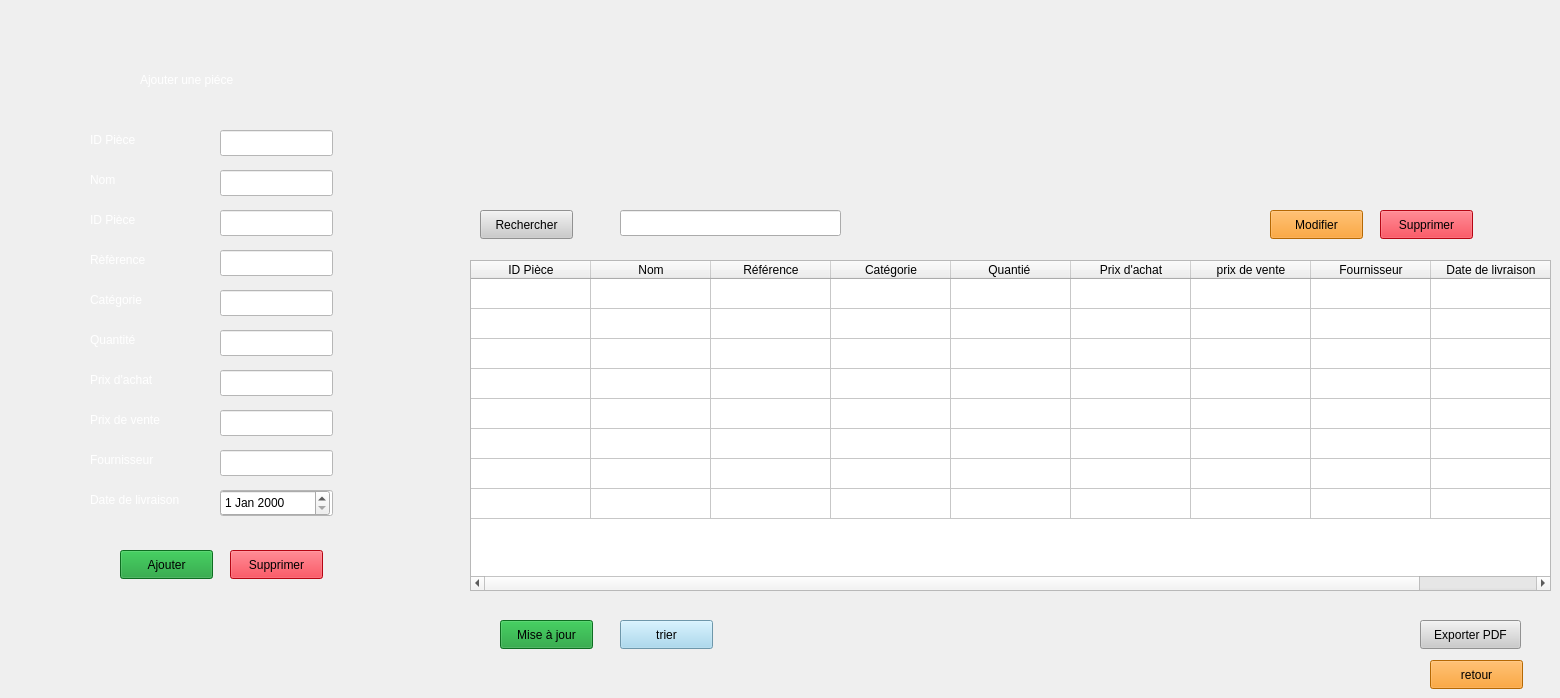
    <widget class="QWidget" name="page_6">
     <widget class="QLabel" name="label_18">
      <property name="geometry">
       <rect>
        <x>140</x>
        <y>70</y>
        <width>141</width>
        <height>20</height>
       </rect>
      </property>
      <property name="styleSheet">
       <string notr="true">color: rgb(255, 255, 255);</string>
      </property>
      <property name="text">
       <string>Ajouter une piéce</string>
      </property>
     </widget>
     <widget class="QPushButton" name="retour_5">
      <property name="geometry">
       <rect>
        <x>1430</x>
        <y>660</y>
        <width>93</width>
        <height>29</height>
       </rect>
      </property>
      <property name="styleSheet">
       <string notr="true">background-color: rgb(253, 145, 4);</string>
      </property>
      <property name="text">
       <string>retour</string>
      </property>
     </widget>
     <widget class="QPushButton" name="pushButton_3">
      <property name="geometry">
       <rect>
        <x>1270</x>
        <y>210</y>
        <width>93</width>
        <height>29</height>
       </rect>
      </property>
      <property name="styleSheet">
       <string notr="true">background-color: rgb(253, 145, 4);</string>
      </property>
      <property name="text">
       <string>Modifier</string>
      </property>
     </widget>
     <widget class="QPushButton" name="pushButton_11">
      <property name="geometry">
       <rect>
        <x>230</x>
        <y>550</y>
        <width>93</width>
        <height>29</height>
       </rect>
      </property>
      <property name="styleSheet">
       <string notr="true">background-color: rgb(253, 7, 27);</string>
      </property>
      <property name="text">
       <string>Supprimer</string>
      </property>
     </widget>
     <widget class="QLineEdit" name="lineEdit_20">
      <property name="geometry">
       <rect>
        <x>220</x>
        <y>490</y>
        <width>113</width>
        <height>26</height>
       </rect>
      </property>
      <property name="styleSheet">
       <string notr="true">background-color: rgb(255, 255, 255);</string>
      </property>
     </widget>
     <widget class="QPushButton" name="pushButton_2">
      <property name="geometry">
       <rect>
        <x>1380</x>
        <y>210</y>
        <width>93</width>
        <height>29</height>
       </rect>
      </property>
      <property name="styleSheet">
       <string notr="true">background-color: rgb(253, 7, 27);</string>
      </property>
      <property name="text">
       <string>Supprimer</string>
      </property>
     </widget>
     <widget class="QLabel" name="label_11">
      <property name="geometry">
       <rect>
        <x>90</x>
        <y>330</y>
        <width>71</width>
        <height>20</height>
       </rect>
      </property>
      <property name="styleSheet">
       <string notr="true">color: rgb(255, 255, 255);</string>
      </property>
      <property name="text">
       <string>Quantité</string>
      </property>
     </widget>
     <widget class="QLineEdit" name="lineEdit_11">
      <property name="geometry">
       <rect>
        <x>220</x>
        <y>130</y>
        <width>113</width>
        <height>26</height>
       </rect>
      </property>
      <property name="styleSheet">
       <string notr="true">background-color: rgb(255, 255, 255);</string>
      </property>
     </widget>
     <widget class="QLabel" name="label_13">
      <property name="geometry">
       <rect>
        <x>90</x>
        <y>450</y>
        <width>101</width>
        <height>20</height>
       </rect>
      </property>
      <property name="styleSheet">
       <string notr="true">color: rgb(255, 255, 255);</string>
      </property>
      <property name="text">
       <string>Fournisseur</string>
      </property>
     </widget>
     <widget class="QLineEdit" name="lineEdit_12">
      <property name="geometry">
       <rect>
        <x>220</x>
        <y>210</y>
        <width>113</width>
        <height>26</height>
       </rect>
      </property>
      <property name="styleSheet">
       <string notr="true">background-color: rgb(255, 255, 255);</string>
      </property>
     </widget>
     <widget class="QLineEdit" name="lineEdit_16">
      <property name="geometry">
       <rect>
        <x>220</x>
        <y>330</y>
        <width>113</width>
        <height>26</height>
       </rect>
      </property>
      <property name="styleSheet">
       <string notr="true">background-color: rgb(255, 255, 255);</string>
      </property>
     </widget>
     <widget class="QLineEdit" name="lineEdit_15">
      <property name="geometry">
       <rect>
        <x>220</x>
        <y>290</y>
        <width>113</width>
        <height>26</height>
       </rect>
      </property>
      <property name="styleSheet">
       <string notr="true">background-color: rgb(255, 255, 255);</string>
      </property>
     </widget>
     <widget class="QLineEdit" name="lineEdit_18">
      <property name="geometry">
       <rect>
        <x>220</x>
        <y>410</y>
        <width>113</width>
        <height>26</height>
       </rect>
      </property>
      <property name="styleSheet">
       <string notr="true">background-color: rgb(255, 255, 255);</string>
      </property>
     </widget>
     <widget class="QPushButton" name="pushButton">
      <property name="geometry">
       <rect>
        <x>500</x>
        <y>620</y>
        <width>93</width>
        <height>29</height>
       </rect>
      </property>
      <property name="styleSheet">
       <string notr="true">background-color: rgb(18, 153, 45);</string>
      </property>
      <property name="text">
       <string>Mise à jour</string>
      </property>
     </widget>
     <widget class="QLineEdit" name="lineEdit_7">
      <property name="geometry">
       <rect>
        <x>620</x>
        <y>210</y>
        <width>221</width>
        <height>26</height>
       </rect>
      </property>
     </widget>
     <widget class="QLabel" name="label_16">
      <property name="geometry">
       <rect>
        <x>90</x>
        <y>490</y>
        <width>111</width>
        <height>20</height>
       </rect>
      </property>
      <property name="styleSheet">
       <string notr="true">color: rgb(255, 255, 255);</string>
      </property>
      <property name="text">
       <string>Date de livraison</string>
      </property>
     </widget>
     <widget class="QLineEdit" name="lineEdit_17">
      <property name="geometry">
       <rect>
        <x>220</x>
        <y>370</y>
        <width>113</width>
        <height>26</height>
       </rect>
      </property>
      <property name="styleSheet">
       <string notr="true">background-color: rgb(255, 255, 255);</string>
      </property>
     </widget>
     <widget class="QLabel" name="label_12">
      <property name="geometry">
       <rect>
        <x>90</x>
        <y>210</y>
        <width>71</width>
        <height>20</height>
       </rect>
      </property>
      <property name="styleSheet">
       <string notr="true">color: rgb(255, 255, 255);</string>
      </property>
      <property name="text">
       <string>ID Pièce</string>
      </property>
     </widget>
     <widget class="QLabel" name="label_14">
      <property name="geometry">
       <rect>
        <x>1210</x>
        <y>50</y>
        <width>121</width>
        <height>111</height>
       </rect>
      </property>
      <property name="text">
       <string/>
      </property>
     </widget>
     <widget class="QPushButton" name="pushButton_10">
      <property name="geometry">
       <rect>
        <x>480</x>
        <y>210</y>
        <width>93</width>
        <height>29</height>
       </rect>
      </property>
      <property name="styleSheet">
       <string notr="true">background-color: rgb(203, 203, 203);</string>
      </property>
      <property name="text">
       <string>Rechercher</string>
      </property>
     </widget>
     <widget class="QLineEdit" name="lineEdit_13">
      <property name="geometry">
       <rect>
        <x>220</x>
        <y>170</y>
        <width>113</width>
        <height>26</height>
       </rect>
      </property>
      <property name="styleSheet">
       <string notr="true">background-color: rgb(255, 255, 255);</string>
      </property>
     </widget>
     <widget class="QDateEdit" name="dateEdit_3">
      <property name="geometry">
       <rect>
        <x>220</x>
        <y>490</y>
        <width>110</width>
        <height>26</height>
       </rect>
      </property>
     </widget>
     <widget class="QLabel" name="label_15">
      <property name="geometry">
       <rect>
        <x>90</x>
        <y>290</y>
        <width>71</width>
        <height>20</height>
       </rect>
      </property>
      <property name="styleSheet">
       <string notr="true">color: rgb(255, 255, 255);</string>
      </property>
      <property name="text">
       <string>Catégorie </string>
      </property>
     </widget>
     <widget class="QLabel" name="label_21">
      <property name="geometry">
       <rect>
        <x>90</x>
        <y>410</y>
        <width>101</width>
        <height>20</height>
       </rect>
      </property>
      <property name="styleSheet">
       <string notr="true">color: rgb(255, 255, 255);</string>
      </property>
      <property name="text">
       <string>Prix de vente</string>
      </property>
     </widget>
     <widget class="QLineEdit" name="lineEdit_19">
      <property name="geometry">
       <rect>
        <x>220</x>
        <y>450</y>
        <width>113</width>
        <height>26</height>
       </rect>
      </property>
      <property name="styleSheet">
       <string notr="true">background-color: rgb(255, 255, 255);</string>
      </property>
     </widget>
     <widget class="QPushButton" name="pushButton_4">
      <property name="geometry">
       <rect>
        <x>120</x>
        <y>550</y>
        <width>93</width>
        <height>29</height>
       </rect>
      </property>
      <property name="styleSheet">
       <string notr="true">background-color: rgb(18, 153, 45);</string>
      </property>
      <property name="text">
       <string>Ajouter</string>
      </property>
     </widget>
     <widget class="QLabel" name="label_17">
      <property name="geometry">
       <rect>
        <x>90</x>
        <y>370</y>
        <width>91</width>
        <height>20</height>
       </rect>
      </property>
      <property name="styleSheet">
       <string notr="true">color: rgb(255, 255, 255);</string>
      </property>
      <property name="text">
       <string>Prix d'achat</string>
      </property>
     </widget>
     <widget class="QLabel" name="label_19">
      <property name="geometry">
       <rect>
        <x>90</x>
        <y>250</y>
        <width>71</width>
        <height>20</height>
       </rect>
      </property>
      <property name="styleSheet">
       <string notr="true">color: rgb(255, 255, 255);</string>
      </property>
      <property name="text">
       <string>Rèfèrence</string>
      </property>
     </widget>
     <widget class="QLabel" name="label_20">
      <property name="geometry">
       <rect>
        <x>90</x>
        <y>170</y>
        <width>71</width>
        <height>20</height>
       </rect>
      </property>
      <property name="styleSheet">
       <string notr="true">color: rgb(255, 255, 255);</string>
      </property>
      <property name="text">
       <string>Nom</string>
      </property>
     </widget>
     <widget class="QPushButton" name="pushButton_8">
      <property name="geometry">
       <rect>
        <x>1420</x>
        <y>620</y>
        <width>101</width>
        <height>29</height>
       </rect>
      </property>
      <property name="styleSheet">
       <string notr="true">background-color: rgb(203, 203, 203);</string>
      </property>
      <property name="text">
       <string>Exporter PDF</string>
      </property>
     </widget>
     <widget class="QTableWidget" name="tableWidget_2">
      <property name="geometry">
       <rect>
        <x>470</x>
        <y>260</y>
        <width>1081</width>
        <height>331</height>
       </rect>
      </property>
      <property name="rowCount">
       <number>8</number>
      </property>
      <property name="columnCount">
       <number>9</number>
      </property>
      <attribute name="horizontalHeaderDefaultSectionSize">
       <number>120</number>
      </attribute>
      <attribute name="verticalHeaderVisible">
       <bool>false</bool>
      </attribute>
      <attribute name="verticalHeaderShowSortIndicator" stdset="0">
       <bool>false</bool>
      </attribute>
      <row/>
      <row/>
      <row/>
      <row/>
      <row/>
      <row/>
      <row/>
      <row/>
      <column>
       <property name="text">
        <string>ID Pièce</string>
       </property>
      </column>
      <column>
       <property name="text">
        <string>Nom</string>
       </property>
      </column>
      <column>
       <property name="text">
        <string>Référence</string>
       </property>
      </column>
      <column>
       <property name="text">
        <string>Catégorie</string>
       </property>
      </column>
      <column>
       <property name="text">
        <string>Quantié </string>
       </property>
      </column>
      <column>
       <property name="text">
        <string>Prix d'achat</string>
       </property>
      </column>
      <column>
       <property name="text">
        <string>prix de vente</string>
       </property>
      </column>
      <column>
       <property name="text">
        <string>Fournisseur</string>
       </property>
      </column>
      <column>
       <property name="text">
        <string>Date de livraison</string>
       </property>
      </column>
     </widget>
     <widget class="QLabel" name="label_30">
      <property name="geometry">
       <rect>
        <x>90</x>
        <y>130</y>
        <width>71</width>
        <height>20</height>
       </rect>
      </property>
      <property name="styleSheet">
       <string notr="true">color: rgb(255, 255, 255);</string>
      </property>
      <property name="text">
       <string>ID Pièce</string>
      </property>
     </widget>
     <widget class="QLineEdit" name="lineEdit_14">
      <property name="geometry">
       <rect>
        <x>220</x>
        <y>250</y>
        <width>113</width>
        <height>26</height>
       </rect>
      </property>
      <property name="styleSheet">
       <string notr="true">background-color: rgb(255, 255, 255);</string>
      </property>
     </widget>
     <widget class="QPushButton" name="pushButton_16">
      <property name="geometry">
       <rect>
        <x>620</x>
        <y>620</y>
        <width>93</width>
        <height>29</height>
       </rect>
      </property>
      <property name="styleSheet">
       <string notr="true">background-color: rgb(154 , 211 , 238);</string>
      </property>
      <property name="text">
       <string>trier</string>
      </property>
     </widget>
    </widget>
